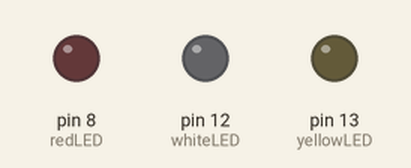
Simulated run of this sketch. Board: Arduino Uno, built with avr-gcc and run on an emulated ATmega328P. Parts: output pins drawn as LEDs (lit = HIGH).

Above: at 0.5 s.
At 2.5 s:
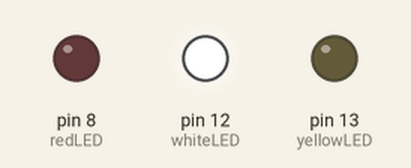
At 3.5 s:
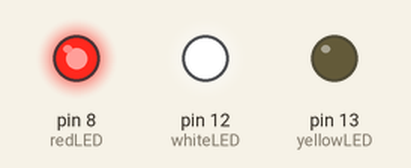
At 4.5 s:
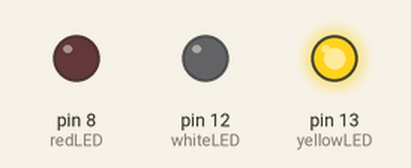
At 6.5 s:
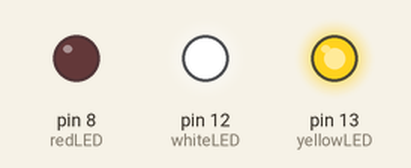
At 9.5 s:
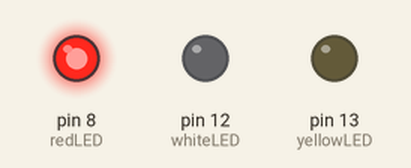
Timing chart, 0 to 10.4 s (numbered marks = the images above):
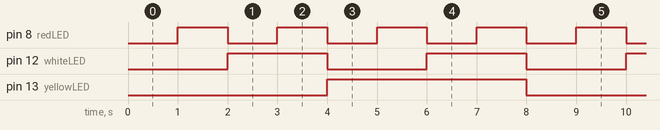

The sketch:

Lesson_4_led_blinking_and_octal_counting.ino
```cpp
int redLED=8;
int whiteLED=12;
int yellowLED=13;
int delay_time=1000;

void setup() {
  // put your setup code here, to run once:
pinMode(redLED,OUTPUT);
pinMode(whiteLED,OUTPUT);
pinMode(yellowLED,OUTPUT);
}

void loop() {
  // put your main code here, to run repeatedly:
digitalWrite(redLED,LOW);
digitalWrite(whiteLED,LOW);
digitalWrite(yellowLED,LOW);
delay(delay_time);

digitalWrite(redLED,HIGH);
digitalWrite(whiteLED,LOW);
digitalWrite(yellowLED,LOW);
delay(delay_time);

digitalWrite(redLED,LOW);
digitalWrite(whiteLED,HIGH);
digitalWrite(yellowLED,LOW);
delay(delay_time);

digitalWrite(redLED,HIGH);
digitalWrite(whiteLED,HIGH);
digitalWrite(yellowLED,LOW);
delay(delay_time);

digitalWrite(redLED,LOW);
digitalWrite(whiteLED,LOW);
digitalWrite(yellowLED,HIGH);
delay(delay_time);

digitalWrite(redLED,HIGH);
digitalWrite(whiteLED,LOW);
digitalWrite(yellowLED,HIGH);
delay(delay_time);

digitalWrite(redLED,LOW);
digitalWrite(whiteLED,HIGH);
digitalWrite(yellowLED,HIGH);
delay(delay_time);

digitalWrite(redLED,HIGH);
digitalWrite(whiteLED,HIGH);
digitalWrite(yellowLED,HIGH);
delay(delay_time);

}
```

Measured:
- by itself, pin 8 (redLED): alternates HIGH for 1.0 s and LOW for 1.0 s
- by itself, pin 12 (whiteLED): alternates HIGH for 2.0 s and LOW for 2.0 s
- by itself, pin 13 (yellowLED): alternates HIGH for 4.0 s and LOW for 4.0 s
